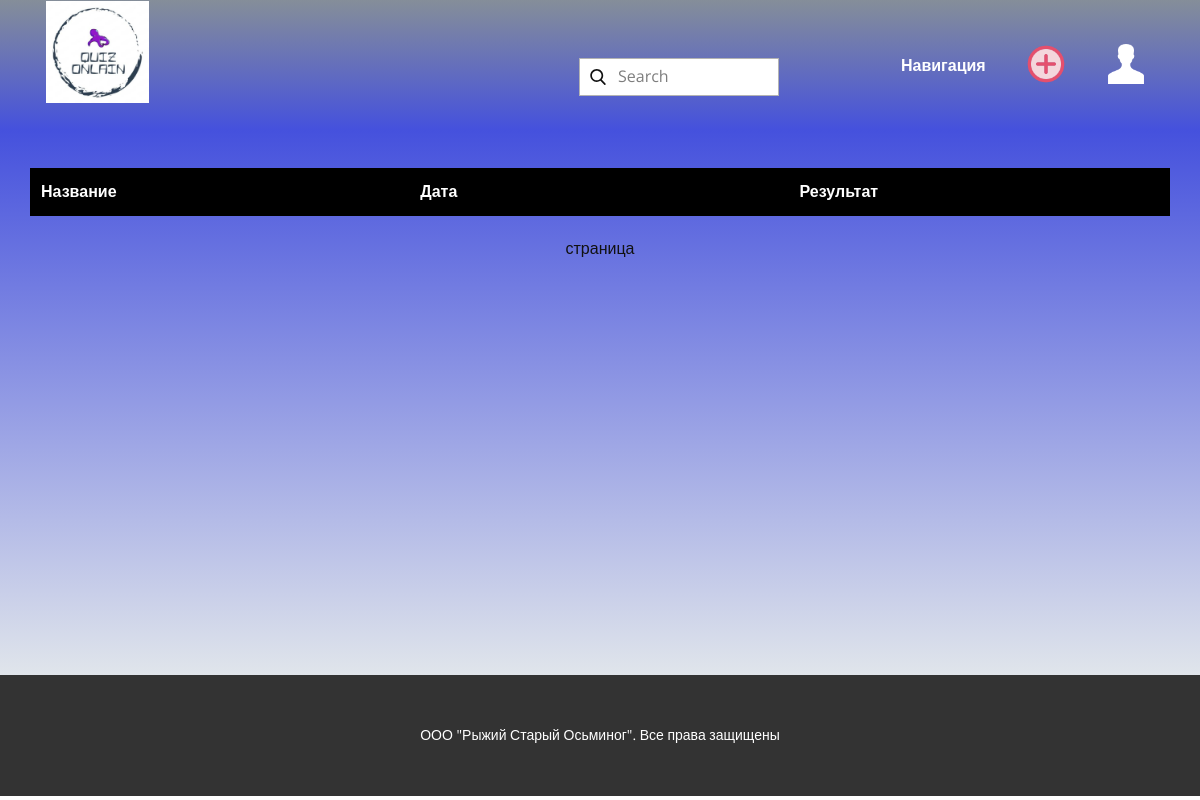
Before: /history (signed in) with the older database file.
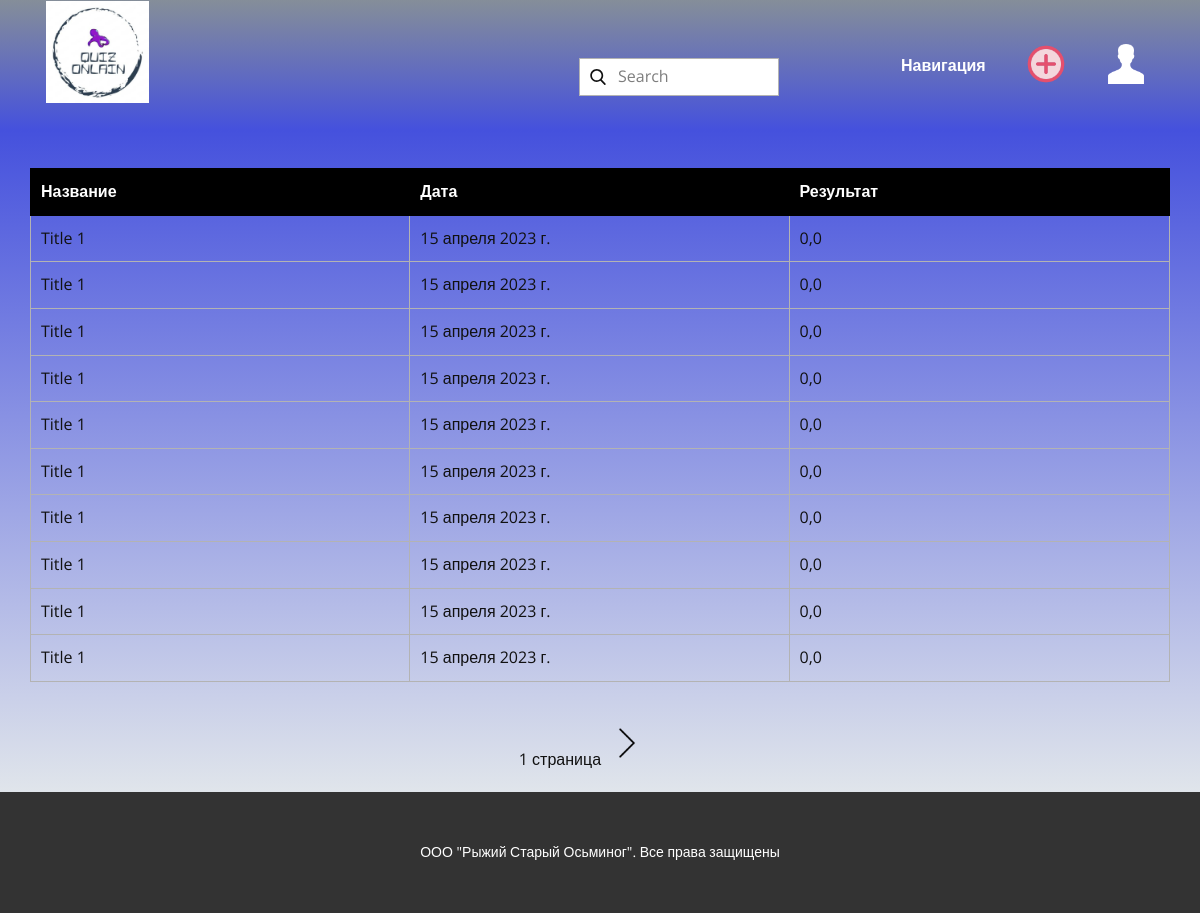
After: the same page with the newer database file.
### default/models.py (models this page shows)
class Quiz(models.Model):
    title = models.CharField(max_length=20)
    description = models.CharField(max_length=255)
    q_count = models.IntegerField()
    date_of_create = models.DateField(auto_now=True)
    user_id = models.ForeignKey(User, on_delete=models.RESTRICT)
    views = models.IntegerField()
    icon = models.ImageField()

class History(models.Model):
    user = models.ForeignKey(User, on_delete=models.CASCADE)
    quiz = models.ForeignKey(Quiz, on_delete=models.CASCADE)
    date = models.DateField(auto_now=True)
    result = models.FloatField()

### account/views.py (the view)
# urls.py: path('history', personal_history),
@login_required(login_url='/login/')
def personal_history(request):
    quizes = History.objects.filter(user=request.user.id)
    per_page = 10
    paginator = Paginator(quizes, per_page)
    page_number = request.GET.get('page', 1)
    page_obj = paginator.get_page(page_number)
    context = {
        'complited_quiz' : [
            {
                'title': page_obj[i].quiz.title,
                'date': page_obj[i].date,
                'result': page_obj[i].result,
                'count_page': int(paginator.num_pages),
                'page': int(page_number)
            } for i in range(len(page_obj))
        ]
    }
    return render(request, 'История.html', context=context)

### templates/История.html (shortened to what this page needs)
<!DOCTYPE html>
{% load static %}
<html style="font-size: 16px;" lang="ru">
<head>
    <link rel="stylesheet" href="{% static 'nicepage.css' %}" media="screen">
    <link rel="stylesheet" href="{% static 'History.css' %}" media="screen">
</head>
<body class="u-body u-xl-mode" data-lang="ru">
    <header class="u-clearfix u-gradient u-header u-header" id="sec-fe69">
        <div class="u-clearfix u-sheet u-valign-middle-xl u-sheet-1">
            <a href="/" class="u-image u-logo u-image-1" data-image-width="509" data-image-height="505">
                <img src="{% static 'images/image-1.png' %}" class="u-logo-image u-logo-image-1">
            </a>
            <nav class="u-menu u-menu-dropdown u-offcanvas u-menu-1" data-responsive-from="MD">
                <div class="u-custom-menu u-nav-container">
                    <ul class="u-nav u-spacing-20 u-unstyled u-nav-1">
                        <li class="u-nav-item">
                            <a class="u-button-style u-nav-link u-text-active-palette-1-light-3 u-text-body-alt-color u-text-hover-palette-5-light-1" data-lang-ru="{&quot;content&quot;:&quot;Главная&quot;,&quot;href&quot;:&quot;/&quot;}" rel="nofollow" style="padding: 10px 8px;">Навигация</a>
                        </li>
                        <li class="u-nav-item">
                            <a class="u-button-style u-nav-link u-text-active-palette-1-light-3 u-text-body-alt-color u-text-hover-palette-5-light-1" href="create" data-lang-ru="{&quot;content&quot;:&quot;Создание&quot;,&quot;href&quot;:&quot;create&quot;}" style="padding: 10px 8px;"><img src="{% static 'images/5932110.png' %}" style="width: 40px; height:40px"></a>
                        </li>
                        <li class="u-nav-item">
                            <a class="u-button-style u-nav-link u-text-active-palette-1-light-3 u-text-body-alt-color u-text-hover-palette-5-light-1" href="cabinet" data-lang-ru="{&quot;content&quot;:&quot;Кабинет&quot;,&quot;href&quot;:&quot;cabinet&quot;}" style="padding: 10px 8px;"><img src="{% static 'images/56745-bf48a6ba.png' %}" style="width: 40px; height:40px"></a>
                        </li>
                    </ul>
                </div>
            </nav>
            <form action="#" method="get" class="u-border-1 u-border-grey-30 u-search u-search-left u-white u-search-1">
                <button class="u-search-button" type="submit">
                    <span class="u-search-icon u-spacing-10">
                        <svg class="u-svg-link" preserveAspectRatio="xMidYMin slice" viewBox="0 0 56.966 56.966"><use xlink:href="#svg-8230"></use></svg>
                    </span>
                </button>
                <input class="u-search-input" type="search" name="search" value="" placeholder="Search" onclick="location.href = 'all_quiz'">
            </form>
        </div>
    </header>
    <section class="u-clearfix u-gradient u-section-1" id="sec-c321">
        <div class="u-clearfix u-sheet u-sheet-1">
            <div class="u-expanded-width u-table u-table-responsive u-table-1">
                <table class="u-table-entity">
                    <colgroup>
                        <col width="33.3%">
                        <col width="33.3%">
                        <col width="33.400000000000006%">
                    </colgroup>
                    <thead class="u-black u-table-header u-table-header-1">
                        <tr style="height: 21px;">
                            <th class="u-border-1 u-border-black u-table-cell">Название</th>
                            <th class="u-border-1 u-border-black u-table-cell">Дата</th>
                            <th class="u-border-1 u-border-black u-table-cell">Результат</th>
                        </tr>
                    </thead>
                    <tbody style="table-layout: fixed" class="u-table-body">
                        {% for quiz in complited_quiz %}
                        <tr style="height: auto">
                            <td style="word-wrap:break-word; max-width:250px" class="u-border-1 u-border-grey-30 u-table-cell">{{quiz.title}}</td>
                            <td style="word-wrap:break-word; max-width:250px" class="u-border-1 u-border-grey-30 u-table-cell">{{quiz.date}}</td>
                            <td style="word-wrap:break-word; max-width:250px" class="u-border-1 u-border-grey-30 u-table-cell">{{quiz.result}}</td>
                        </tr>
                        {% endfor %}
                    </tbody>
                </table>
            </div>
            <div class="u-align-center u-form-group u-form-submit" style="width: 100%; vertical-align:central;">
                <p style='display: inline-block; position:right; vertical-align:central;'>
                    {{complited_quiz.1.page}} страница
                    {% if complited_quiz.1.page != complited_quiz.1.count_page and complited_quiz.1.page > 0 %}
                    <a href="history?page={{complited_quiz.1.page  | add:1 }}">
                        <span class="u-file-icon u-icon u-icon-1" type="submit" style='display: inline-block;'><img src="{% static 'images/7893857.png' %}" alt=""></span>
                    </a>
                </p>
    {% endif %}
</div>
        </div>
    </section>
    <footer class="u-align-center u-clearfix u-footer u-grey-80 u-footer" id="sec-9c10">
        <div class="u-clearfix u-sheet u-valign-middle-xs u-sheet-1">
            <p class="u-small-text u-text u-text-variant u-text-1" data-lang-ru="Sample text. Click to select the text box. Click again or double click to start editing the text.">ООО "Рыжий Старый Осьминог". Все права защищены</p>
        </div>
    </footer>
</body>
</html>

### static/History.css (style rules this page uses)
.u-section-1 { background-image: linear-gradient(#4551dd, #e0e5eb); }
.u-section-1 .u-sheet-1 { min-height: 545px; }
.u-section-1 .u-table-1 { margin-top: 38px; margin-bottom: 0; }
.u-section-1 .u-table-header-1 { font-weight: 700; background-image: none; }
.u-section-1 .u-icon-1 { width: 44px; height: 44px; margin: 19px 32px 0 auto; padding: 0; }

Changed rows visible on the page:
now on this page (row unchanged): Quiz: title "Title 1" "Title 1" "Title 1" "Title 1" "Title 1" "Title 1" "Title 1" "Title 1" "Title 1" "Title 1"
added History: date "15 апреля 2023 г.", result "0,0"
added History: date "15 апреля 2023 г.", result "0,0"
added History: date "15 апреля 2023 г.", result "0,0"
added History: date "15 апреля 2023 г.", result "0,0"
added History: date "15 апреля 2023 г.", result "0,0"
added History: date "15 апреля 2023 г.", result "0,0"
added History: date "15 апреля 2023 г.", result "0,0"
added History: date "15 апреля 2023 г.", result "0,0"
added History: date "15 апреля 2023 г.", result "0,0"
added History: date "15 апреля 2023 г.", result "0,0"
Other visible differences:
{{ complited_quiz.1.page }}: (not shown) → "1"
